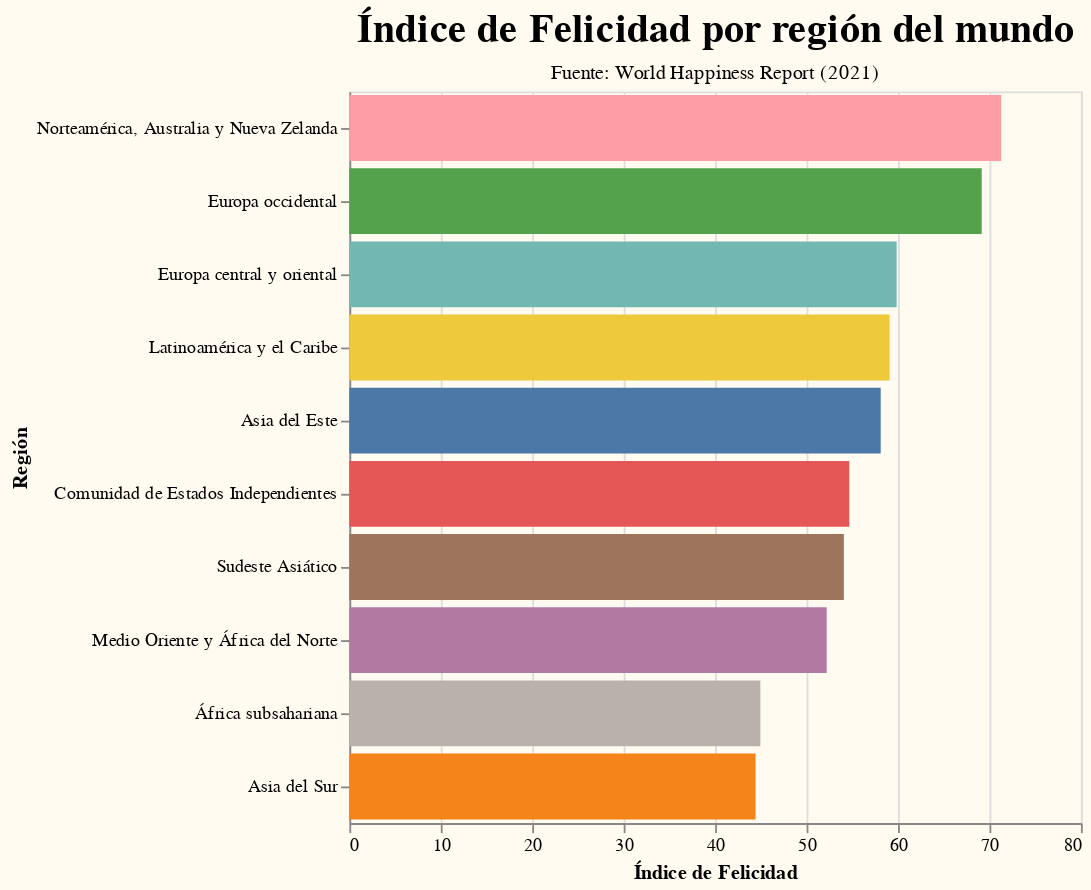

Here is the notebook cell this chart was saved with:
### Markdown cell above
¿Qué arrojará un gráfico agrupado por regiones?

### Code cell
G2=alt.Chart(WHI).mark_bar().encode(
    x= alt.X('mean(Puntaje escala 100):Q', title='Índice de Felicidad'),
    y= alt.Y('Región:N', title='Región', sort='-x'),
    tooltip= ['Región', 'mean(Puntaje escala 100):Q', 'mean(PBI per cápita Log):Q'],
    color= alt.Color('Región:N', legend= None)
).properties(
    width=400,
    height=400,
    title={
      "text": ["Índice de Felicidad por región del mundo"], 
      "subtitle": ["Fuente: World Happiness Report (2021)"],
      "color": "Black",
      "subtitleColor": "Black"}
)

G2.configure_title(
    fontSize=22,
    font='Bree Serif',
    align= 'center',
    anchor='middle',
    subtitleFontSize=11,
    subtitleFont= 'Spectral',
    subtitlePadding= 6
)

### Figure 1 — Vega-Lite specification as saved in the notebook (floating-point values rounded to 4 significant figures; data arrays with more than 128 entries replaced by an {"elided": "..."} marker saying what was removed)
{"config": {"background": "#fffbf0", "title": {"align": "center", "anchor": "middle", "font": "Bree Serif", "fontSize": 22, "subtitleFont": "Spectral", "subtitleFontSize": 11, "subtitlePadding": 6}}, "data": {"name": "data-aad88cb10fdd61c5652a9f8a170a1c5c"}, "mark": "bar", "encoding": {"color": {"type": "nominal", "field": "Región", "legend": null}, "tooltip": [{"type": "nominal", "field": "Región"}, {"type": "quantitative", "aggregate": "mean", "field": "Puntaje escala 100"}, {"type": "quantitative", "aggregate": "mean", "field": "PBI per cápita Log"}], "x": {"type": "quantitative", "aggregate": "mean", "field": "Puntaje escala 100", "title": "Índice de Felicidad"}, "y": {"type": "nominal", "field": "Región", "sort": "-x", "title": "Región"}}, "height": 400, "title": {"text": ["Índice de Felicidad por región del mundo"], "subtitle": ["Fuente: World Happiness Report (2021)"], "color": "Black", "subtitleColor": "Black"}, "width": 400, "$schema": "https://vega.github.io/schema/vega-lite/v4.8.1.json", "datasets": {"data-aad88cb10fdd61c5652a9f8a170a1c5c": {"elided": "149 records"}}}
